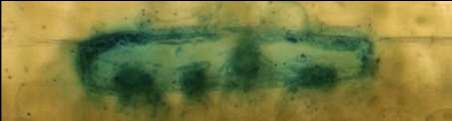
#> input picture Final Summary/Histogram/belichtung1.jpg, 452 x 121 px
$ python histogram.py   (Python 2 division)   (older library calls are emulated)
#> lines starting #> are read from the running program, lines starting #| are printed output that depends on the picture; long printed decimals are rounded
from PIL import Image
import numpy


im1 = "09B_084_01.jpg"
im2 = "09B_085_01.jpg"
im3 = "2-3.jpg"
im4 = "belichtung1.jpg"
im5 = "belichtung2.jpg"
im6 = 'unterschiedlich1.jpg'
im7 = 'unterschiedlich2.jpg'

im = Image.open(im4)
#> im is the input picture: PIL image 452x121 RGB; mean R, G, B 126.2, 125.2, 63.7
im = im.resize((50, 200))
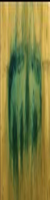
#> im: PIL image 50x200 RGB; mean R, G, B 126.4, 125.5, 63.8

r = numpy.asarray(im.convert( "RGB", (1,0,0,0, 1,0,0,0, 1,0,0,0) ))
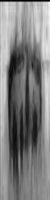
#> r: shape (200, 50, 3); min 0, max 251, mean 126.4
g = numpy.asarray(im.convert( "RGB", (0,1,0,0, 0,1,0,0, 0,1,0,0) ))
b = numpy.asarray(im.convert( "RGB", (0,0,1,0, 0,0,1,0, 0,0,1,0) ))
hr, h_bins = numpy.histogram(r, bins=256, normed=True)
#> hr = 256 values, max 0.00908 at index 126, min 0 at index 51, mean 0.00398; h_bins = 257 values from 0 to 251
hg, h_bins = numpy.histogram(g, bins=256, normed=True)
#> hg = 256 values, max 0.0189 at index 125, min 0 at index 1, mean 0.00444; h_bins = 257 values from 0 to 225
hb, h_bins = numpy.histogram(b, bins=256, normed=True)
#> hb = 256 values, max 0.0341 at index 73, min 0 at index 1, mean 0.00585; h_bins = 257 values from 0 to 171
hist1 = numpy.array([hr, hg, hb]).ravel()
#> hist1 = 768 values, max 0.0341 at index 585, min 0 at index 51, mean 0.00476

im = Image.open(im5)
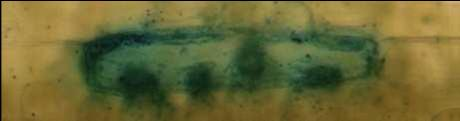
#> input picture Final Summary/Histogram/belichtung2.jpg, 460 x 121 px
#> im is the input picture: PIL image 460x121 RGB; mean R, G, B 106, 104.1, 52.9
im = im.resize((50, 200))
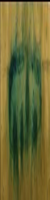
#> im: PIL image 50x200 RGB; mean R, G, B 106.1, 104.2, 53
r = numpy.asarray(im.convert( "RGB", (1,0,0,0, 1,0,0,0, 1,0,0,0) ))
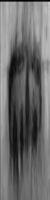
#> r: shape (200, 50, 3); min 0, max 207, mean 106.1
g = numpy.asarray(im.convert( "RGB", (0,1,0,0, 0,1,0,0, 0,1,0,0) ))
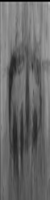
#> g: shape (200, 50, 3); min 0, max 183, mean 104.2
b = numpy.asarray(im.convert( "RGB", (0,0,1,0, 0,0,1,0, 0,0,1,0) ))
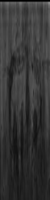
#> b: shape (200, 50, 3); min 0, max 139, mean 53
hr, h_bins = numpy.histogram(r, bins=256, normed=True)
#> hr = 256 values, max 0.0134 at index 142, min 0 at index 5, mean 0.00483; h_bins = 257 values from 0 to 207
hg, h_bins = numpy.histogram(g, bins=256, normed=True)
#> hg = 256 values, max 0.0269 at index 127, min 0 at index 1, mean 0.00546; h_bins = 257 values from 0 to 183
hb, h_bins = numpy.histogram(b, bins=256, normed=True)
#> hb = 256 values, max 0.051 at index 62, min 0 at index 1, mean 0.00719; h_bins = 257 values from 0 to 139
hist2 = numpy.array([hr, hg, hb]).ravel()
#> hist2 = 768 values, max 0.051 at index 574, min 0 at index 5, mean 0.00583


diff = hist1 - hist2
#> diff = 768 values, max 0.0313 at index 573, min -0.0446 at index 572, mean -0.00107
distance = numpy.sqrt(numpy.dot(diff, diff))
#> distance = 0.222
print distance
#| 0.2225
